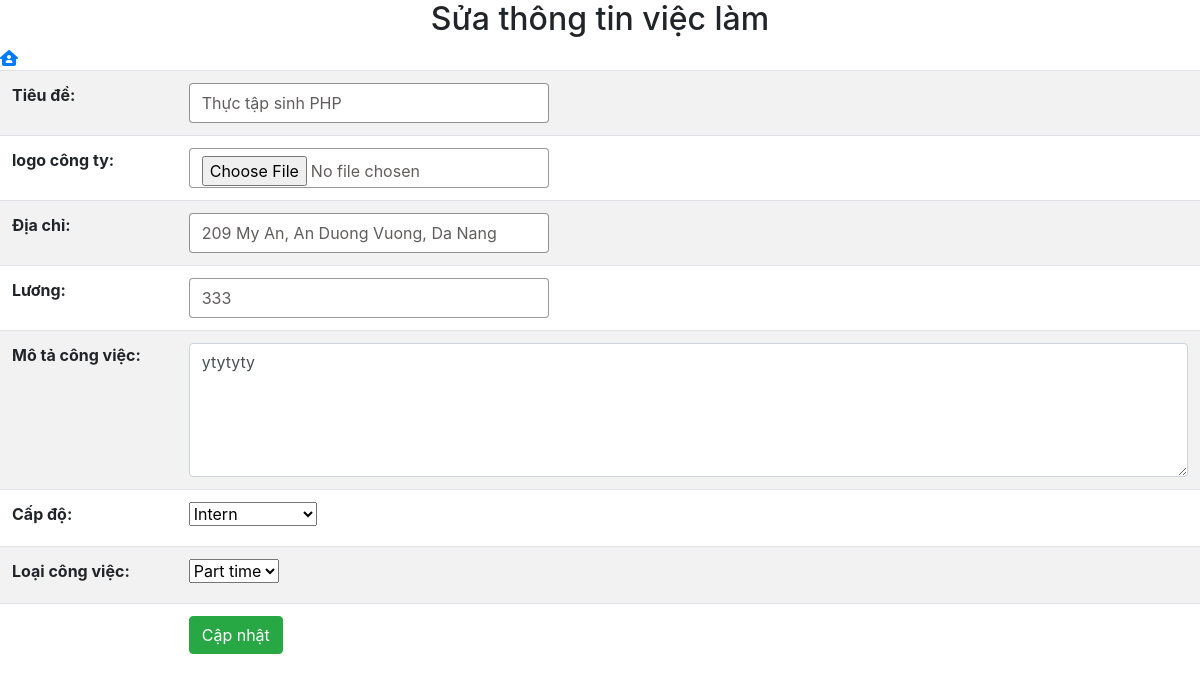
The app's page /employer/update_job.php?ida=46 with its own data.
### tables this page shows
CREATE TABLE `job_information` (
  `job_id` int(11) NOT NULL,
  `account_id` int(11) DEFAULT NULL,
  `job_title` varchar(255) DEFAULT NULL,
  `job_date` datetime DEFAULT NULL,
  `address` varchar(255) DEFAULT NULL,
  `salary` int(255) DEFAULT NULL,
  `description` longtext DEFAULT NULL,
  `logo` varchar(255) DEFAULT NULL,
  `job_type` varchar(255) DEFAULT NULL,
  `level` varchar(50) NOT NULL,
  `longitude` float NOT NULL,
  `latitude` float NOT NULL
);

### employer/update_job.php (the view, shortened to what this page needs)
<?php
require('../include/connection.php');
$query = mysqli_query($conn, "select * from job_information where job_id='{$_GET['ida']}'");
$row = mysqli_fetch_assoc($query);
?>
<!DOCTYPE html>
<html lang="en">
<head>
    <link rel="stylesheet" href="https://cdn.jsdelivr.net/npm/bootstrap@4.0.0/dist/css/bootstrap.min.css">
    <link rel="stylesheet" href="../stylemain.css">
    <link rel="stylesheet" href="https://cdnjs.cloudflare.com/ajax/libs/font-awesome/6.1.1/css/all.min.css" />
<body>
    <form method="POST" class="form" enctype="multipart/form-data">
        <div>
            <h2>Sửa thông tin việc làm</h2>
            <a href="index.php"><i class="fa-solid fa-house-user"></i></a>
        </div>
        <table class="table table-striped">
            <tr>
                <th><label for="">Tiêu đề:</label></th>
                <td><input type="text" value="<?php echo $row['job_title']; ?>" name="job_title" class="text-input form-control" required></td>
            </tr>
            <tr>
                <th><label for="">logo công ty:</label></th>
                <td><input type="file" value="" name="image" class="text-input form-control"></td>
            </tr>
            <tr>
                <th><label for="">Địa chỉ:</label></th>
                <td><input type="text" value="<?php echo $row['address']; ?>" name="address" class="text-input form-control" required></td>
            </tr>
            <tr>
                <th><label for="">Lương:</label></th>
                <td><input type="number" value="<?php echo $row['salary']; ?>" name="salary" class="text-input form-control" required></td>
            </tr>
            <tr>
                <th><label for="">Mô tả công việc:</label></th>
                <td>
                    <textarea  class="form-control" rows="5" cols="80" name="description" id="comment" required><?php
                    $a = $row['description'];
                    echo $a; ?></textarea>
                </td>
            </tr>
            <tr>
                <th><label for="">Cấp độ:</label></th>
                <td>
                    <select name="level" id="level">
                        <option value="<?php echo $row['level']; ?>"><?php echo $row['level']; ?></option>
                    </select>
                </td>
            </tr>
            <tr>
                <th><label for="">Loại công việc:</label></th>
                <td>
                    <select name="job_type" id="job_type">
                        <option value="<?php echo $row['job_type']; ?>"><?php echo $row['job_type']; ?></option>
                    </select>
                </td>
            </tr>
            <tr>
                <th></th>
                <td><input type="submit" value="Cập nhật" class="btn btn-success" name="submit_update_job"></td>
            </tr>
        </table>
    </form>
</body>
</html>

### stylemain.css (style rules this page uses)
* { margin: 0; padding: 0; text-decoration: none; list-style-type: none; }

### employer/update_job.php (style rules this page uses)
h2 { text-align: center; }
.text-input { width: 360px; color: rgb(97, 93, 93); padding: 7px 12px; height: 40px; border: solid 1px rgba(0, 0, 0, 0.4); background-color: #fff; }

### records on screen
job_information: job_title "Thực tập sinh PHP", address "209 My An, An Duong Vuong, Da Nang", salary "333", description "ytytyty", level "Intern", job_type "Part time"
